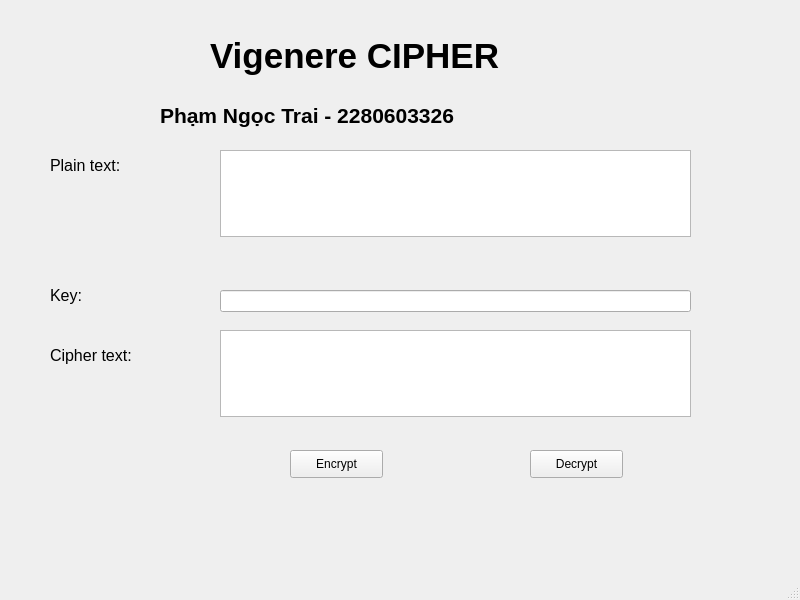
<?xml version="1.0" encoding="UTF-8"?>
<ui version="4.0">
 <class>MainWindow</class>
 <widget class="QMainWindow" name="MainWindow">
  <property name="geometry">
   <rect>
    <x>0</x>
    <y>0</y>
    <width>800</width>
    <height>600</height>
   </rect>
  </property>
  <property name="windowTitle">
   <string>MainWindow</string>
  </property>
  <widget class="QWidget" name="centralwidget">
   <widget class="QLabel" name="label_3">
    <property name="geometry">
     <rect>
      <x>50</x>
      <y>150</y>
      <width>161</width>
      <height>31</height>
     </rect>
    </property>
    <property name="font">
     <font>
      <pointsize>12</pointsize>
     </font>
    </property>
    <property name="text">
     <string>Plain text:</string>
    </property>
   </widget>
   <widget class="QLabel" name="label_2">
    <property name="geometry">
     <rect>
      <x>160</x>
      <y>90</y>
      <width>441</width>
      <height>51</height>
     </rect>
    </property>
    <property name="font">
     <font>
      <pointsize>16</pointsize>
      <weight>75</weight>
      <bold>true</bold>
     </font>
    </property>
    <property name="text">
     <string>Phạm Ngọc Trai - 2280603326</string>
    </property>
   </widget>
   <widget class="QPushButton" name="btn_decrypt">
    <property name="geometry">
     <rect>
      <x>530</x>
      <y>450</y>
      <width>93</width>
      <height>28</height>
     </rect>
    </property>
    <property name="text">
     <string>Decrypt</string>
    </property>
   </widget>
   <widget class="QTextEdit" name="txt_plain_text">
    <property name="geometry">
     <rect>
      <x>220</x>
      <y>150</y>
      <width>471</width>
      <height>87</height>
     </rect>
    </property>
   </widget>
   <widget class="QLabel" name="label_5">
    <property name="geometry">
     <rect>
      <x>50</x>
      <y>340</y>
      <width>161</width>
      <height>31</height>
     </rect>
    </property>
    <property name="font">
     <font>
      <pointsize>12</pointsize>
     </font>
    </property>
    <property name="text">
     <string>Cipher text: </string>
    </property>
   </widget>
   <widget class="QLineEdit" name="txt_key">
    <property name="geometry">
     <rect>
      <x>220</x>
      <y>290</y>
      <width>471</width>
      <height>22</height>
     </rect>
    </property>
   </widget>
   <widget class="QTextEdit" name="txt_cipher_text">
    <property name="geometry">
     <rect>
      <x>220</x>
      <y>330</y>
      <width>471</width>
      <height>87</height>
     </rect>
    </property>
   </widget>
   <widget class="QLabel" name="label">
    <property name="geometry">
     <rect>
      <x>210</x>
      <y>30</y>
      <width>431</width>
      <height>51</height>
     </rect>
    </property>
    <property name="font">
     <font>
      <pointsize>26</pointsize>
      <weight>75</weight>
      <bold>true</bold>
     </font>
    </property>
    <property name="text">
     <string>Vigenere CIPHER</string>
    </property>
   </widget>
   <widget class="QLabel" name="label_4">
    <property name="geometry">
     <rect>
      <x>50</x>
      <y>280</y>
      <width>161</width>
      <height>31</height>
     </rect>
    </property>
    <property name="font">
     <font>
      <pointsize>12</pointsize>
     </font>
    </property>
    <property name="text">
     <string>Key: </string>
    </property>
   </widget>
   <widget class="QPushButton" name="btn_encrypt">
    <property name="geometry">
     <rect>
      <x>290</x>
      <y>450</y>
      <width>93</width>
      <height>28</height>
     </rect>
    </property>
    <property name="text">
     <string>Encrypt</string>
    </property>
   </widget>
  </widget>
  <widget class="QMenuBar" name="menubar">
   <property name="geometry">
    <rect>
     <x>0</x>
     <y>0</y>
     <width>800</width>
     <height>26</height>
    </rect>
   </property>
  </widget>
  <widget class="QStatusBar" name="statusbar"/>
 </widget>
 <resources/>
 <connections/>
</ui>
